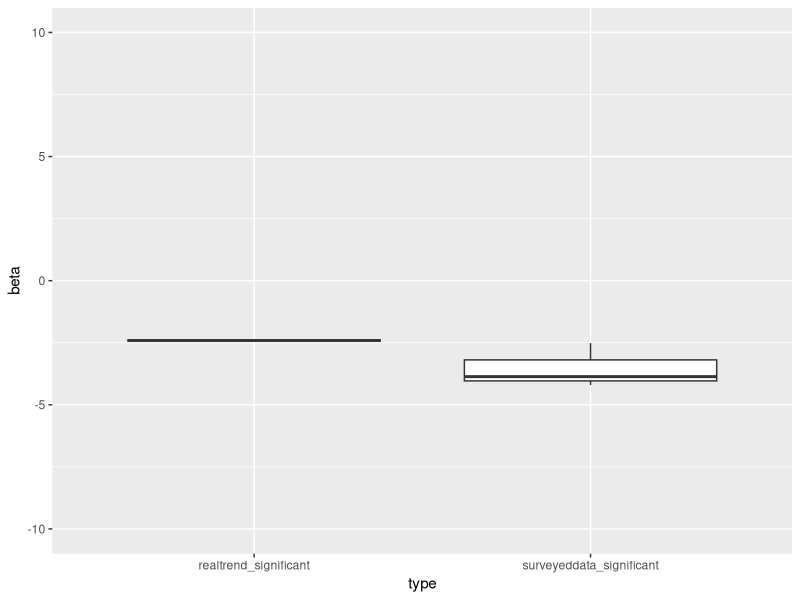
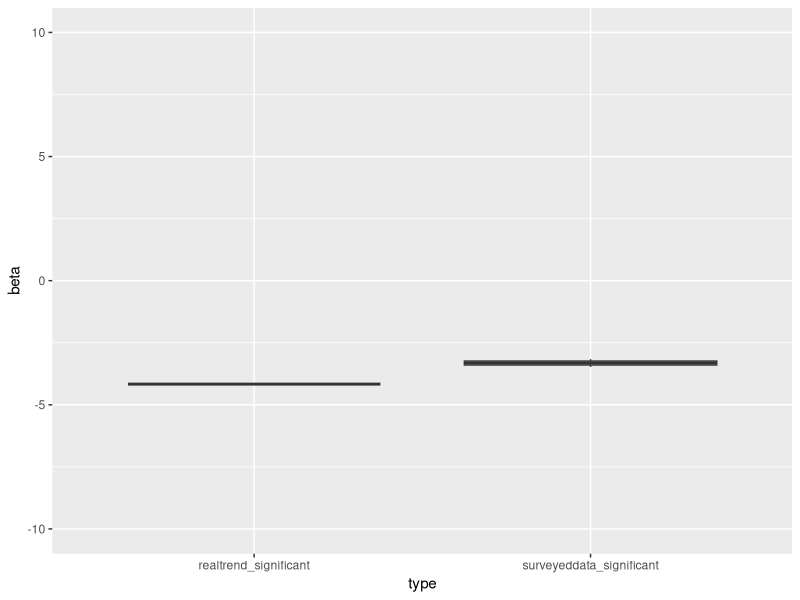
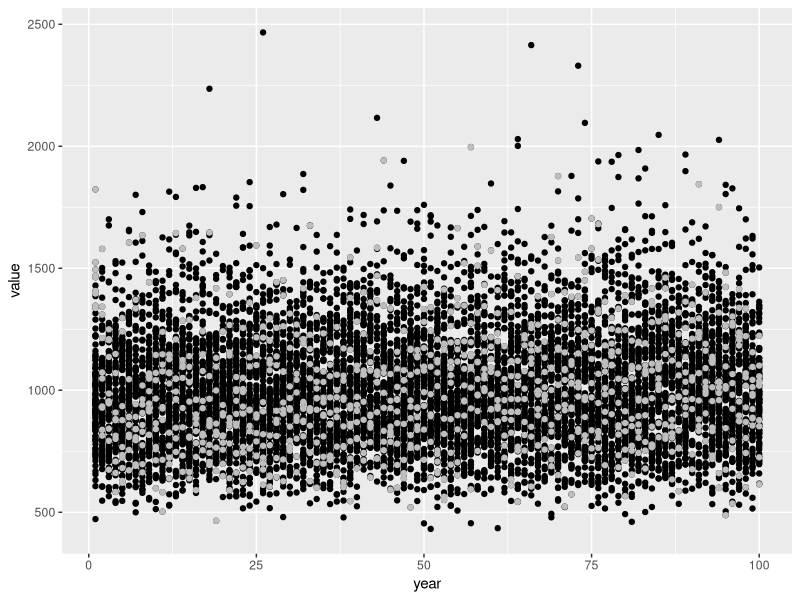

The R script that drew these images, in order:
## ---- chunk 1

library(tidyverse)

set.seed(2017)

################
#
# Generate twenty populations
#
################

# mu = mean population
# rho = autocorrelation 
# CV = Coefficient of Variation
# spp = number of species

generate_species <- function(nyears=100, mu=1000,rho=0.5,CV=0.2, spp=20) {
  sim.years <- nyears+10
  ln_SD <- sqrt(log(CV^2+1))  #SD parameter of lognormal distribution with desired variability
  ln_SD_e <- sqrt(ln_SD^2/(1-rho^2))  #SD for first value
  time_series_temp <- matrix(rnorm(mean=0,sd=1,n=sim.years*spp),ncol=spp, nrow=sim.years)
  time_series <- matrix(nrow=sim.years,ncol=spp)
  time_series[1,] <- ln_SD_e*time_series_temp[1,]
  for (i in 2:(sim.years)) {
    time_series[i,] <- rho*time_series[(i-1),]+time_series_temp[i,]*ln_SD
  }
  time_series <- time_series + log(mu) - 0.5*ln_SD_e^2
  time_series <- exp(time_series)
  return(time_series[-c(1:10),])
}

################
#
# Grab the two populations with highest pop at time t=1, see what the trend really is
#
################


realtrend <- function(time_series){
  
  ## finds the two species with the highest populations in year 1 
  one <- time_series[,which(time_series[1,]==sort(time_series[1,], TRUE)[1])]
  two <- time_series[,which(time_series[1,]==sort(time_series[1,], TRUE)[2])]
  year = 1:nrow(time_series)
  
  ## puts the three vectors into one data frame, ready to be sampled from  
  highestspecies <-  data.frame(one, two, year)
  
  ## Creates empty object to put results into
  values <- data.frame(beta=c(NA,NA),pvalue=c(NA,NA), rsquared=c(NA,NA))
  
  ## run two models, one on the first species, one on the second
  speciesmodel1 <- lm(data=highestspecies, one ~ year)
  speciesmodel2 <- lm(data=highestspecies, two ~ year)
  
  ## extract the beta coefficient, pvalue and rsquared for the first species
  values[1,1] <- speciesmodel1$coefficients[2]
  values[1,2] <- summary(speciesmodel1)$coefficients[,4][2]
  values[1,3] <- summary(speciesmodel1)$r.squared
  
  ## extract the beta coefficient, pvalue and rsquared for the second species
  values[2,1] <- speciesmodel2$coefficients[2]
  values[2,2] <- summary(speciesmodel2)$coefficients[,4][2]
  values[2,3] <- summary(speciesmodel2)$r.squared
  
  ## puts everything in a list to be output
  realstuff <- list()
  realstuff[["real_values_highest"]] <- values
  realstuff[["real_data_highest"]] <- highestspecies
  
  ###########
  
  one <- time_series[,base::sample(1:ncol(time_series),1)]
  two <- time_series[,base::sample(1:ncol(time_series),1)]
  year = 1:nrow(time_series)
  
  ## puts the three vectors into one data frame, ready to be sampled from  
  randomspecies <-  data.frame(one, two, year)
  
  ## Creates empty object to put results into
  values <- data.frame(beta=c(NA,NA),pvalue=c(NA,NA), rsquared=c(NA,NA))
  
  ## run two models, one on the first species, one on the second
  speciesmodel1 <- lm(data=randomspecies, one ~ year)
  speciesmodel2 <- lm(data=randomspecies, two ~ year)
  
  ## extract the beta coefficient, pvalue and rsquared for the first species
  values[1,1] <- speciesmodel1$coefficients[2]
  values[1,2] <- summary(speciesmodel1)$coefficients[,4][2]
  values[1,3] <- summary(speciesmodel1)$r.squared
  
  ## extract the beta coefficient, pvalue and rsquared for the second species
  values[2,1] <- speciesmodel2$coefficients[2]
  values[2,2] <- summary(speciesmodel2)$coefficients[,4][2]
  values[2,3] <- summary(speciesmodel2)$r.squared
  
  ## puts everything in a list to be output
  realstuff[["real_values_random"]] <- values
  realstuff[["real_data_random"]] <- randomspecies
  return(realstuff)
}


##################
#
# sample the real population with some frequency of sampling effort with error
#
##################

samplingeffortwitherror <- function(time_series, freq=NA, sd=0.1){
  
  ## The default is to have freq=NA, which means that the function 
  ## will randomly pull a random set of years to sample on
  ## This checks to see if freq=NA, and if so, does that
  ## If we set freq = to some number it will bipass that and use that instead
  if(is.na(freq[1])){
    freq <- sort(base::sample(1:100, sample(1:60, 1), replace=FALSE))
  }
  
  ## finds the two species with the highest populations in year 1 
  one <- time_series[,which(time_series[1,]==sort(time_series[1,], TRUE)[1])]
  two <- time_series[,which(time_series[1,]==sort(time_series[1,], TRUE)[2])]
  year = 1:nrow(time_series)
  
  ## puts the three vectors into one data frame, ready to be sampled from  
  twospecies <-  data.frame(one, two, year)
  
  ## If we have set freq = to some single value, this if statement runs
  if(length(freq)==1){
    sampled_data <- twospecies[seq(from=1, to=nrow(time_series), by=freq),]
  }
  
  ## if freq is a vector of years, than this one runs
  if(length(freq)>1){
    sampled_data <- twospecies[freq,]
  }
  
  ## This takes the years we just sampled, and applies an error term
  ## since its pretty hard to actually estimate the population
  sdata <- list()
  sampled_data[,1:2] <-  sampled_data[,1:2] * exp(rnorm(1, mean=0, sd=sd)-0.5*sd^2)
  sdata[["sampled_data_highest"]] <- sampled_data
  
  ####
  #
  # two randomly selected
  #
  ####
  
  ## The default is to have freq=NA, which means that the function 
  ## will randomly pull a random set of years to sample on
  ## This checks to see if freq=NA, and if so, does that
  ## If we set freq = to some number it will bipass that and use that instead
  if(is.na(freq[1])){
    freq <- sort(base::sample(1:100, sample(1:60, 1), replace=FALSE))
  }
  
  ## grabs two species at random
  one <- time_series[,base::sample(1:ncol(time_series),1)]
  two <- time_series[,base::sample(1:ncol(time_series),1)]
  year = 1:nrow(time_series)
  
  ## puts the three vectors into one data frame, ready to be sampled from  
  twospecies <-  data.frame(one, two, year)
  
  ## If we have set freq = to some single value, this if statement runs
  if(length(freq)==1){
    sampled_data <- twospecies[seq(from=1, to=nrow(time_series), by=freq),]
  }
  
  ## if freq is a vector of years, than this one runs
  if(length(freq)>1){
    sampled_data <- twospecies[freq,]
  }
  
  ## This takes the years we just sampled, and applies an error term
  ## since its pretty hard to actually estimate the population
  sampled_data[,1:2] <-  sampled_data[,1:2] * exp(rnorm(1, mean=0, sd=sd)-0.5*sd^2)
  sdata[["sampled_data_random"]] <- sampled_data
  
  return(sdata)
}

##################
#
#  What trend do we see in the sampled data? 
#
##################

sampletrend <- function(sampled_data){

  ##
  # Two Highest
  ##
    
  ## Create empty object to store results in
  sampled_values <- data.frame(beta=c(NA,NA),pvalue=c(NA,NA),rsquared=c(NA,NA))
  
  ## run two models, one on the first species, one on the second
  speciesmodel1 <- lm(data=sampled_data$sampled_data_highest, one ~ year)
  speciesmodel2 <- lm(data=sampled_data$sampled_data_highest, two ~ year)
  
  ## extract the beta coefficient, pvalue and rsquared for the first species
  sampled_values[1,1] <- speciesmodel1$coefficients[2]
  sampled_values[1,2] <- summary(speciesmodel1)$coefficients[,4][2]
  sampled_values[1,3] <- summary(speciesmodel1)$r.squared
  
  ## extract the beta coefficient, pvalue and rsquared for the second species  
  sampled_values[2,1] <- speciesmodel2$coefficients[2]
  sampled_values[2,2] <- summary(speciesmodel2)$coefficients[,4][2]
  sampled_values[2,3] <- summary(speciesmodel2)$r.squared
  
  sampled_trend <- list()
  sampled_trend[["sampled_trend_highest"]] <- sampled_values
  ##
  # Two Random
  ## 
  
  ## Create empty object to store results in
  sampled_values <- data.frame(beta=c(NA,NA),pvalue=c(NA,NA),rsquared=c(NA,NA))
  
  ## run two models, one on the first species, one on the second
  speciesmodel1 <- lm(data=sampled_data$sampled_data_random, one ~ year)
  speciesmodel2 <- lm(data=sampled_data$sampled_data_random, two ~ year)
  
  ## extract the beta coefficient, pvalue and rsquared for the first species
  sampled_values[1,1] <- speciesmodel1$coefficients[2]
  sampled_values[1,2] <- summary(speciesmodel1)$coefficients[,4][2]
  sampled_values[1,3] <- summary(speciesmodel1)$r.squared
  
  ## extract the beta coefficient, pvalue and rsquared for the second species  
  sampled_values[2,1] <- speciesmodel2$coefficients[2]
  sampled_values[2,2] <- summary(speciesmodel2)$coefficients[,4][2]
  sampled_values[2,3] <- summary(speciesmodel2)$r.squared
  
  sampled_trend[["sampled_trend_random"]] <- sampled_values
  
  return(sampled_trend)
}

##################
#
#  One simulation, all in one simple function
#
##################

onesimulation <- function(freq=NA){
  
  ## Generate the time series for 20 species
  time_series <- generate_species()
  
  ## Figure out the 'real trend'
  rdat <- realtrend(time_series)
  
  ## Sample the real population data, with some error
  sampled_data <- samplingeffortwitherror(time_series, freq=freq, sd=0.1)
  
  ## figure out what the trend is for the sampled_data
  svalues <- sampletrend(sampled_data)
  
  ## output everything into one master list
  outputs <- list()
  outputs[["twenty_species"]] <- time_series
  outputs[["real_values_highest"]] <- rdat$real_values_highest
  outputs[["real_values_random"]] <- rdat$real_values_random
  outputs[["real_data_highest"]] <- rdat$real_data_highest
  outputs[["real_data_random"]] <- rdat$real_data_random
  outputs[["sampled_data_highest"]] <- sampled_data$sampled_data_highest
  outputs[["sampled_data_random"]] <- sampled_data$sampled_data_random
  outputs[["sampled_values_highest"]] <- svalues$sampled_trend_highest
  outputs[["sampled_values_random"]] <- svalues$sampled_trend_random
  return(outputs)
}

####################
#
#  Run the simulation many times, store everything in a list and spit it out
#
####################

manysimulations <- function(sims=1000, freq=NA){
  
  ## Create empty objects to store results in
  ## sampledata is a list because the number of rows could vary from sim to sim
  real_values_highest <- data.frame(beta=rep(NA,sims*2),pvalue=rep(NA,sims*2),rsquared=rep(NA,sims*2))
  real_values_random <- data.frame(beta=rep(NA,sims*2),pvalue=rep(NA,sims*2),rsquared=rep(NA,sims*2))
  sampled_values_highest <- data.frame(beta=rep(NA,sims*2),pvalue=rep(NA,sims*2),rsquared=rep(NA,sims*2))
  sampled_values_random <- data.frame(beta=rep(NA,sims*2),pvalue=rep(NA,sims*2),rsquared=rep(NA,sims*2))
  real_data_highest <- as.data.frame(matrix(ncol=(2*sims), nrow=100))
  real_data_random <- as.data.frame(matrix(ncol=(2*sims), nrow=100))
  sampled_data_highest <- list()
  sampled_data_random <- list()
  twenty_species <- list()
  
  ## Runs through the onesimulation function sims number of times
  ## stores the various results in the different objects
  for(i in seq(1,(sims*2),by=2)){
    dd <- onesimulation(freq=freq)
    real_values_highest[i:(i+1),] <- dd$real_values_highest
    real_values_random[i:(i+1),] <- dd$real_values_random
    sampled_values_highest[i:(i+1),] <- dd$sampled_values_highest
    sampled_values_random[i:(i+1),] <- dd$sampled_values_random
    real_data_highest[,i:(i+1)] <- dd$real_data_highest[,1:2]
    real_data_random[,i:(i+1)] <- dd$real_data_random[,1:2]
    sampled_data_highest[[i]] <- dd$sampled_data_highest[,1:2]
    sampled_data_random[[i]] <- dd$sampled_data_random[,1:2]
    colnames(dd$twenty_species) <- paste0("spp",1:20)
    t_species <- data.frame(dd$twenty_species) %>% mutate(year=1:100) %>% gather("variable","value", -year) %>% mutate(sim=i)
    twenty_species[[i]] <- t_species
  }
  
  ## load everything up into one master list to be outputted
  outputs <- list()
  outputs[["real_values_highest"]] <- real_values_highest
  outputs[["real_values_random"]] <- real_values_random
  outputs[["sampled_values_highest"]] <- sampled_values_highest
  outputs[["sampled_values_random"]] <- sampled_values_random
  outputs[["real_data_highest"]] <- real_data_highest
  outputs[["real_data_random"]] <- real_data_random
  outputs[["sampled_data_highest"]] <- sampled_data_highest 
  outputs[["sampled_data_random"]] <- sampled_data_random
  outputs[["twenty_species"]] <- twenty_species
  
  return(outputs)
  
}

## ---- chunk 2
bursts_of_sampling <- c(1,2,3,4,5,6,15,16,18,19,37,38,39,47,48,56,69,70,71,72,73,74,75,76,77,78,91,92,93,97,99)

dat <- manysimulations(freq=bursts_of_sampling, sims=10)

# the highest two populations at year 1

values <- dat$real_values_highest
svalues <- dat$sampled_values_highest

valuessig <- values %>% filter(pvalue<=0.05 & beta < 0) %>% mutate(type="realtrend_significant")
svaluessig <- svalues %>% filter(pvalue<=0.05 & beta < 0) %>% mutate(type="surveyeddata_significant")

nrow(svaluessig)/nrow(svalues) # proportion of the sampled population that has significant negative trend
nrow(valuessig)/nrow(values) # proportion of the real population that has signficaint negative trend

sigdat <- bind_rows(valuessig, svaluessig)

model <- aov(data=sigdat, beta ~ type)

summary(model)

ggplot(data=sigdat, aes(y=beta, x=type))+ geom_boxplot() + ylim(-10,10)

# two randomly selected species

values <- dat$real_values_random
svalues <- dat$sampled_values_random

valuessig <- values %>% filter(pvalue<=0.05 & beta < 0) %>% mutate(type="realtrend_significant")
svaluessig <- svalues %>% filter(pvalue<=0.05 & beta < 0) %>% mutate(type="surveyeddata_significant")

nrow(svaluessig)/nrow(svalues) # proportion of the sampled population that has significant negative trend
nrow(valuessig)/nrow(values) # proportion of the real population that has signficaint negative trend

sigdat <- bind_rows(valuessig, svaluessig)

model <- aov(data=sigdat, beta ~ type)

summary(model)

ggplot(data=sigdat, aes(y=beta, x=type))+ geom_boxplot() + ylim(-10,10)

## ---- chunk 3

dat <- manysimulations(sims=5)

t20 <- do.call(rbind, dat$twenty_species) %>% mutate(spp_sim = paste0(variable,"_",sim))
t2 <- dat$real_data_highest %>% mutate(year=1:100) %>% gather("variable","value",-year)

ggplot() + 
        geom_point(data=t20, aes(x=year, y=value)) + 
        geom_point(data=t2, aes(x=year, y=value), col="grey")

